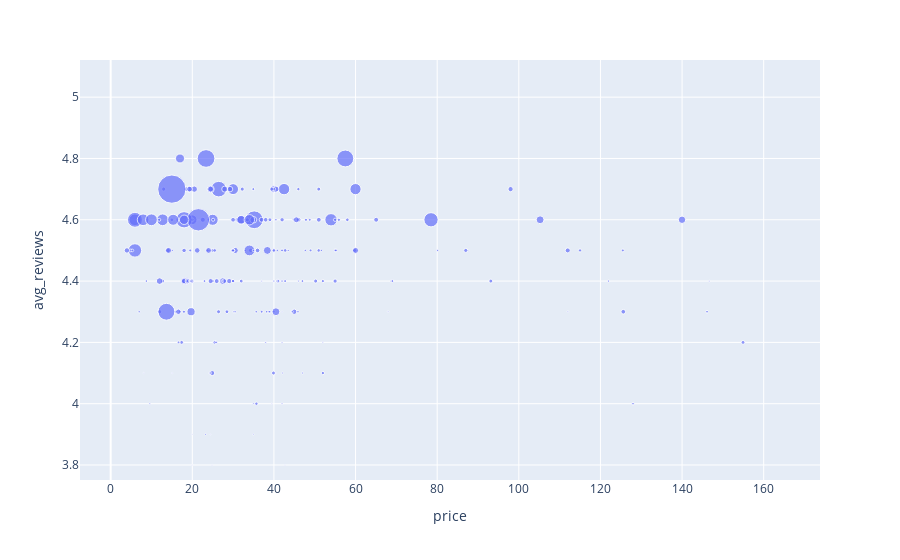

This figure's notebook cell:
### Code cell
px.scatter(df.dropna(axis=0, how='any'), x="price", y="avg_reviews",size="n_reviews")

### Figure 1 — Plotly figure (JSON) as saved in the notebook; plotly's stock layout.template omitted (floating-point values rounded to 4 significant figures; data arrays with more than 128 entries replaced by an {"elided": "..."} marker saying what was removed)
{"data": [{"hovertemplate": "price=%{x}<br>avg_reviews=%{y}<br>n_reviews=%{marker.size}<extra></extra>", "legendgroup": "", "marker": {"color": "#636efa", "size": {"elided": "223 int values"}, "sizemode": "area", "sizeref": 22.05, "symbol": "circle"}, "mode": "markers", "name": "", "orientation": "v", "showlegend": false, "type": "scatter", "x": {"elided": "223 float values"}, "xaxis": "x", "y": {"elided": "223 float values"}, "yaxis": "y"}], "layout": {"autosize": true, "dragmode": "zoom", "legend": {"itemsizing": "constant", "tracegroupgap": 0}, "margin": {"t": 60}, "xaxis": {"anchor": "y", "autorange": false, "domain": [0, 1], "range": [-7.513, 173.8], "title": {"text": "price"}, "type": "linear"}, "yaxis": {"anchor": "x", "autorange": false, "domain": [0, 1], "range": [3.751, 5.121], "title": {"text": "avg_reviews"}, "type": "linear"}}}
